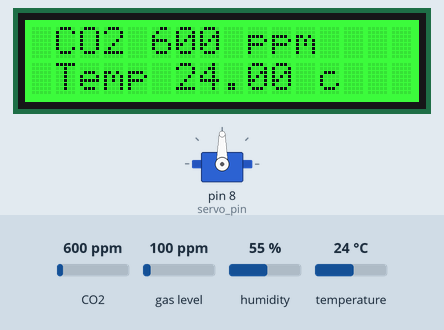
A sketch run on a simulated Arduino Uno, built with avr-gcc and run on an emulated ATmega328P. On the bench: servo, 16×2 character LCD. The test bench sets the inputs (shaded band); at power-on: CO2 600 ppm, temperature 24 °C, gas level 100 ppm, humidity 55 %.

Above: at 3.4 s.
3.5 s: CO2 set to 761 ppm
At 4.9 s:
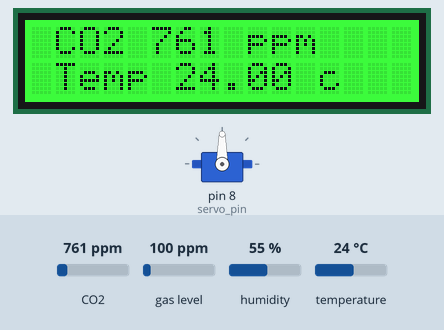
8.9 s: CO2 set to 834 ppm
At 10.9 s:
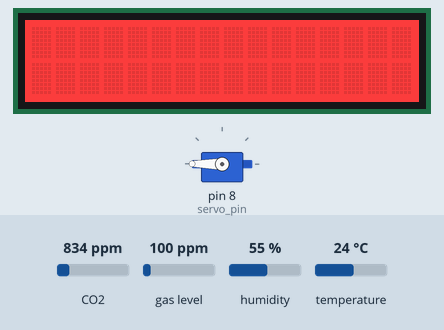
13.1 s: temperature set to 12 °C
At 14.6 s:
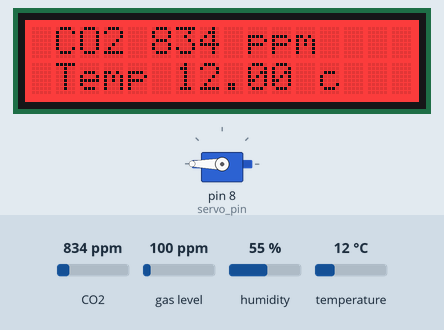
16.2 s: CO2 set to 452 ppm
At 17.7 s:
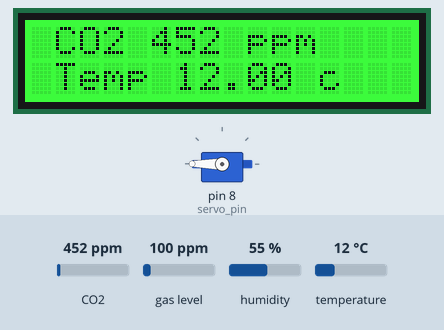
20.8 s: temperature set to 19 °C
At 21.9 s:
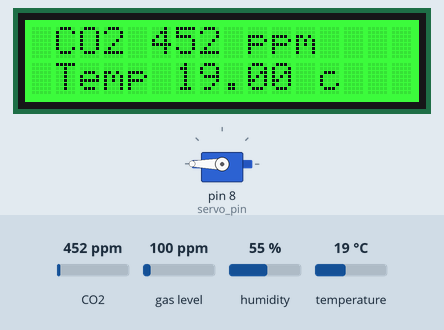
22.9 s: temperature set to 28 °C
At 24.3 s:
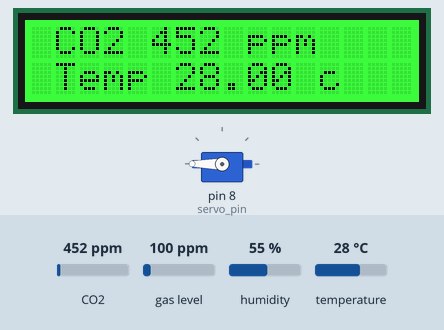
Timing chart, 0 to 25.9 s (numbered marks = the images above; inputs shaded):
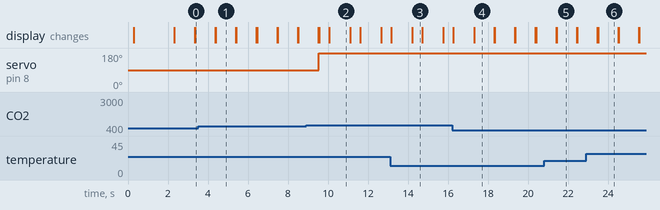

Measured:
- the behaviour switches between 799 and 800 ppm on CO2 (found by bisection; images 1 and 2)
- after the input at 3.5 s, the display: first differs from a run without the input after 0.89 s (image 1)
- after the input at 8.9 s, servo on pin 8 (servo_pin): 90° → 180° after 0.64 s; the display: first differs from a run without the input after 0.66 s (image 2 shows a later state)
- after the input at 13.1 s, the display: first differs from a run without the input after 1.1 s (image 3)
- after the input at 16.2 s, the display: first differs from a run without the input after 1.1 s (image 4)
- after the input at 20.8 s, the display: first differs from a run without the input after 0.64 s (image 5)
- after the input at 22.9 s, the display: first differs from a run without the input after 0.60 s (image 6)

The sketch:

Capteur_CO2_-_Prod_final.ino
```cpp
//Configuration :
//Servo : 8
//Sensor : I2C
//écran LCD : I2C

//Bibliothèques à installer pour le fonctionnement :
// DHT by Adafruit
// Grove RGB
// SGP 30

//Bibliothèques de pour le capteur de CO2
#include <Wire.h>
#include "Adafruit_SGP30.h"
Adafruit_SGP30 sgp;

//Bibliothèques ServoMoteur
#include <Servo.h>
Servo myservo;  // create servo object to control a servo
int servo_pin = 8;  // Branchement du servo

//Bibliothèques écran LCD
#include "rgb_lcd.h" // inclure la bibliothèque pour l'écran LCD
rgb_lcd lcd; // Création d'un objet lcd, facilitation du programme

//Bibliothèques DHT
#include <DHT.h>
#define branchement 6    // La ligne de données de notre DHT22 sera branchée sur la pin D6 de notre Arduino
#define ref DHT22             // Spécification du type de DHT utilisé (ici, ce sera un DHT22, comme indiqué)
DHT dht(branchement, ref); // Instanciation de la librairie DHT


void setup() {
  //Setup du servomoteur
  myservo.attach(servo_pin);  //Définition du servo
//Setup du capteur de CO2, sur un port I2C Grove
  Serial.begin(115200);
  sgp.begin();
  delay(200);
//Setup écran LCD
lcd.begin(16, 2);   // Détermination nombre : collonnes, lignes
lcd.setRGB(255,229,0); // Configuration couleur écran LCD
lcd.setCursor(2,0);lcd.print("Capteur de CO2 "); //Première partie du message d'accueil
lcd.setCursor(2,1);lcd.print("Je demarre... ");//Deuxième partie du message d'accueil
delay(2000);
//Setup DHT22 (Température)
  dht.begin();
}

void loop() {
    sgp.IAQmeasure();
  if (sgp.eCO2 < 800) {
  lcd.setRGB(0,255,0);
  sgp.IAQmeasure(); // Première mesure
  lcd.setCursor(1,0);lcd.print("CO2 ");lcd.setCursor(5,0);lcd.print(sgp.eCO2);lcd.print(" ppm");//Affichage taux de CO2  sur le LCD
  lcd.setCursor(1,1);lcd.print("Temp ");lcd.setCursor(6,1);lcd.print((float)dht.readTemperature());lcd.print(" c");
  delay(1000);
  lcd.clear(); // Affichage température sur le LCD
  }

  //Si taux supérieur de CO2
    else {
  lcd.setRGB(255,0,0);
  myservo.write(180);                  // sets the servo position according to the scaled value
  delay(15);                           // waits for the servo to get there
  sgp.IAQmeasure();
  lcd.setCursor(1,0);lcd.print("CO2 ");lcd.setCursor(5,0);lcd.print(sgp.eCO2);lcd.print(" ppm"); //Affichage taux de CO2  sur le LCD
  lcd.setCursor(1,1);lcd.print("Temp ");lcd.setCursor(6,1);lcd.print((float)dht.readTemperature());lcd.print(" c");delay(500);lcd.clear(); // Affichage température sur le LCD
  delay(1000);
  lcd.clear();
  }
}
```
